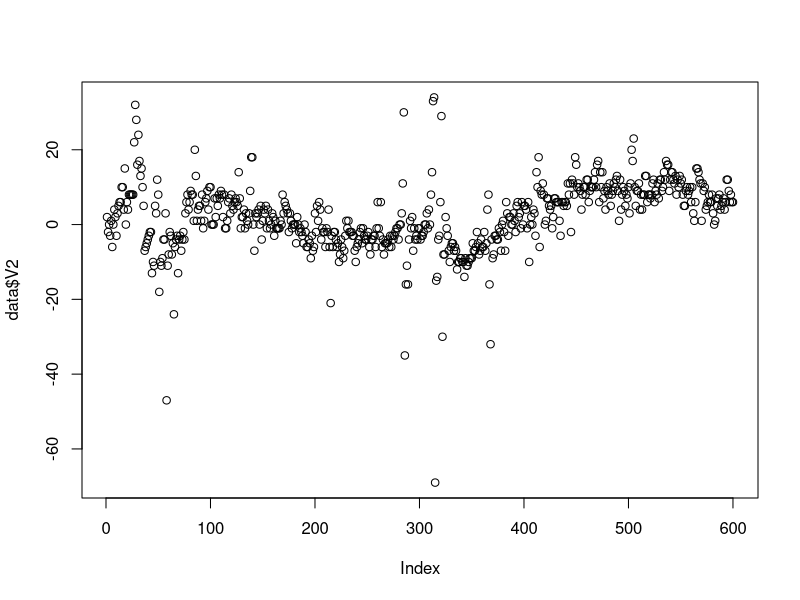

The R script that drew this image: (Note: this script raises an error after producing the figure.)
## ---- chunk 1
setwd('/home/leon/Documents/Data')
library(readr)
library(tidyverse)
library(lubridate)
library(tidyr)

dat1<-read_csv('grocery.csv',col_names=FALSE, col_select=-1)
setwd("/home/leon/Documents/Statts/speeches") 
prob<-read_csv('prob.csv')

## ---- chunk 2
prob<-prob[3:33,]
## ---- chunk 3
data<-dat1[,-1]
## ---- chunk 4

data<-t(data)
data<-as.data.frame(data)
#data<-data[2:602,1:51]



## ---- chunk 5
data$V1<-as.Date(data$V1)
## ---- chunk 6

attach(data)
## ---- chunk 7


plot(data$V2)
## ---- chunk 8
matrix=as.data.frame(matrix(, nrow = 0, ncol = 51))
## ---- chunk 9
dates=c('28-01-2020','12-09-2020','20-06-2020','18-08-2020','19-09-2020','10-09-2020','28-08-2020','14-01-2020','13-03-2020','08-08-2020','28-02-2020','10-02-2020','15-04-2020','03-09-2020','19-02-2020','30-01-2020','01-06-2020','01-09-2020','20-02-2020','07-09-2020','11-03-2020','13-09-2020','17-09-2020','04-07-2020','08-09-2020','02-03-2020','23-04-2020','22-09-2020','18-09-2020','13-04-2020','21-02-2020','21-09-2020','05-11-2020')


## ---- chunk 10
for (i in seq(1:33)) {
for (date in dates[i]) {
  new= data[data$V1 > dmy(date) & data$V1 <= dmy(date)+days(3),]
  matrix=rbind(matrix, new)
  
} }

## ---- chunk 11
for (i in seq(1:33)) {
for (date in dates[i]) {
  new= data[data$V1 == dmy(date)+1,]
  matrix=rbind(matrix, new)
  
} }

## ---- chunk 12
realmatrix<-lapply(matrix[-1], as.numeric)
realmatrix<-as.data.frame(realmatrix)
## ---- chunk 13
n <- 3;
aggregate(realmatrix, list(rep(1:(nrow(matrix) %/% n + 1), each = n, len = nrow(matrix))), mean)[-1]

## ---- chunk 14
prob<-prob[-c(1:4),c(3,6)]

realdf<-c(prob, realmatrix)

## ---- chunk 15
realdf<-as.data.frame(realdf)
## ---- chunk 16
statenames<-dat1[["X2"]]
statenames <- statenames[-1]
#statenames<-as.character(statenames)
## ---- chunk 17
statenames<-as.character(statenames)
setnames(realdf, old=c(colnames(realdf[-c(1,2)])),new=c(statenames))
## ---- chunk 18
model<-lm(matrix$V47~prob$V3+prob$V1+prob$V2+prob$V5+prob$V4)
summary(model)
## ---- chunk 19
newdata<-data.frame(realdf[1:6], stack(realdf[7:53]))
## ---- chunk 20
library(lmerTest)
scalevalues<-as.data.frame(scale(newdata[c(1,3)]))
newdata$V3<-scalevalues$V3
newdata$values=scalevalues$values
## ---- chunk 21
(fe<- lmer(formula=values ~V1+V2+ V3+V4+V5+(V3+V1+V2+V4||ind), data=newdata))
## ---- chunk 22
summary(fe)
## ---- chunk 23
coefs<-coef(fe)$ind


## ---- chunk 24
coefs<-as.data.frame(coefs)
## ---- chunk 25
lmodel<-lm(values~V3+V1+V2+V4+V5,data=newdata)
summary(lmodel)
## ---- chunk 26
library(blme)
## ---- chunk 27
bfe<-blmer(formula=values ~ V3+V4+V5+(V3|ind), data=newdata)
## ---- chunk 28
relative=prob$V1+prob$V2+prob$V4+prob$V5

relative=prob$V3/relative
## ---- chunk 29
model=lm(realdf$`New Mexico`~relative)
